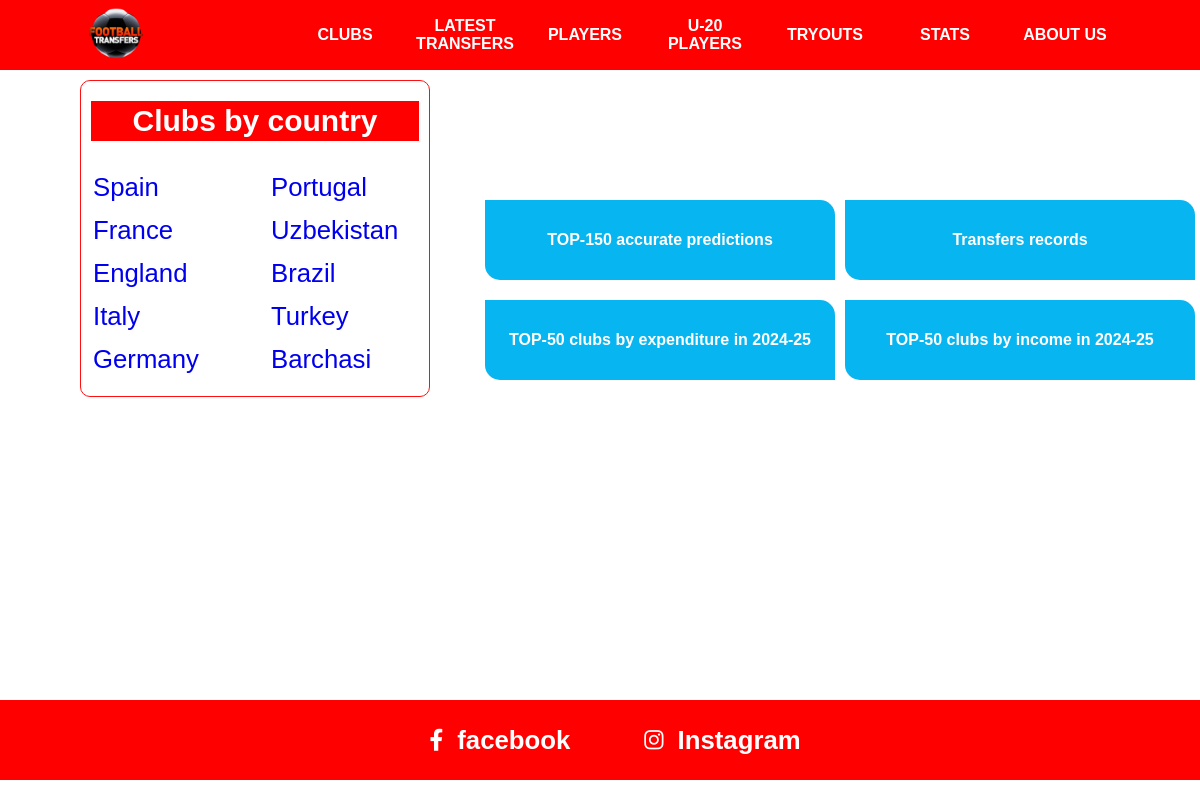
Screenshot of /stats/ with the database file from the repository.
### main/models.py (models this page shows, shortened)
class Country(models.Model):
    name = models.CharField(max_length=255)

### transfer/views.py (the view)
# urls.py: path('stats/', stats_view, name='stats'),
def stats_view(request):
    return render(request, 'stats.html')

### main/context_processors.py (called while the page is built)
def get_countries_context(request):
    countries = Country.objects.annotate(
        club_count=Count('club')
    ).order_by('-club_count')
    context = {
        'countries': countries
               }
    return context

### templates/stats.html
{% extends 'base.html' %}
{% block content %}
      <div class="content">
        <div class="stats">
          <div>
            <a href="{% url 'top150' %}"> TOP-150 accurate predictions</a>
          </div>
          <div>
            <a href="{% url 'transfer-record' %}">Transfers records</a>
          </div>
          <div>
            <a href="{% url 'top50-expend' %} "> TOP-50 clubs by expenditure in 2024-25 </a>
          </div>
          <div>
            <a href="{% url 'top50-income' %}"> TOP-50 clubs by income in 2024-25 </a>
          </div>
        </div>
      </div>
{% endblock %}

### templates/base.html (shortened to what this page needs)
<!DOCTYPE html>
{% load static %}
<html>
  <head>
    <link rel="stylesheet" type="text/css" media="screen" href="{% static 'css/main.css' %}"  />
    <link
      rel="stylesheet"
      href="https://cdnjs.cloudflare.com/ajax/libs/font-awesome/6.1.1/css/all.min.css"
    />
  </head>
  <body>
    <div class="container">
      <div class="navbar">
        <div class="icon">
          <a href="{% url 'home' %}">
            <img src="/static/img/12252568_173-removebg-preview.png" alt="" />
          </a>
        </div>
        <div class="links">
          <div><a href="/clubs/">CLUBS</a></div>
          <div><a href="/latest_transfers/">LATEST TRANSFERS</a></div>
          <div><a href="/players/">PLAYERS</a></div>
          <div><a href="/U_20_players/">U-20 PLAYERS</a></div>
          <div><a href="/tryouts/">TRYOUTS</a></div>
          <div><a href="/stats/">STATS</a></div>
          <div><a href="/about/">ABOUT US</a></div>
        </div>
      </div>
      <div class="country-clubs">
        <h2 id="title">Clubs by country</h2>
        <div class="country">
          <div>
            {% for country in countries|slice:":5" %}
              <h3><a href="{% url 'clubs' %}?country={{ country.id }}">{{ country.name }}</a> <br /></h3>
            {%  endfor %}
          </div>
          <div>
            {% for country in countries|slice:"5:" %}
              <h3><a href="{% url 'clubs' %}?country={{ country.id }}">{{ country.name }}</a> <br /></h3>
            {%  endfor %}
            <h3><a href="{% url 'clubs' %}">Barchasi</a> <br /></h3>
          </div>
        </div>
      </div>
        {% block content %}
        {%   endblock %}
        <div class="footer" style="margin-top: 200px;">
        <a href="https://www.facebook.com/topfootballtransfers/">
          <div>
            <i class="fa-brands fa-facebook-f"></i> &nbsp;
              <h3>facebook</h3>
          </div>
        </a>
        <a href="https://www.instagram.com/topfootballtransfers/">
          <div>
            <i class="fa-brands fa-instagram"></i> &nbsp;
            <h3>Instagram</h3>
          </div>
        </a>
      </div>
    </div>
  </body>
</html>

### static/css/main.css (style rules this page uses)
* { margin: 0; padding: 0; box-sizing: border-box; }
.container { width: 100% !important; display: inline-block; font-family: sans-serif; }
.container .navbar { width: 100%; background-color: red; display: flex; align-items: center; justify-content: space-around; position: fixed; z-index: 99; height: 70px !important; }
.container .navbar .icon { width: 100px; overflow: hidden; }
.container .navbar .icon img { width: 130%; margin-left: -14%; }
.container .navbar .links { z-index: 999; display: flex; }
.container .navbar .links div { width: 100px; text-align: center; display: flex; align-items: center; margin-right: 20px; }
.container .navbar .links div a { color: white; font-weight: 700; text-decoration: none; width: 100px !important; height: 45px; display: flex; align-items: center; justify-content: center; }
.country-clubs { width: 350px; border: 1px solid rgb(255, 16, 16); border-radius: 10px; position: fixed; top: 80px; left: 80px; padding: 10px 10px; padding-bottom: 10px; }
.country-clubs h2 { margin: 10px 0px; transition: all 0.3s ease; }
.country-clubs #title { font-size: 30px; background-color: red; color: white; text-align: center; line-height: 40px; }
.country-clubs .country { width: 100%; display: flex; flex-wrap: wrap; justify-content: space-between; font-size: 22px; margin-top: 20px; }
.country-clubs .country div { width: 150px; height: 100%; }
.country-clubs .country h3 { font-weight: 100 !important; margin: 10px 0px !important; width: 100%; padding: 2px 2px; transition: all 0.3s ease; }
.country-clubs .country h3 a { text-decoration: none; margin-top: 20px !important; }
.content { max-width: 800px; margin-left: 480px; margin-top: 200px; padding-bottom: 100px; }
.stats { width: 100%; display: flex; flex-wrap: wrap; justify-content: space-around; }
.stats div a { width: 350px; text-decoration: none; height: 80px; background-color: rgb(7, 182, 240); margin-bottom: 20px; transition: all 0.4s ease; border-radius: 0 15px; display: flex; align-items: center; justify-content: center; color: white; font-weight: bold; }
.footer { width: 100%; background-color: red; height: 80px; display: flex; align-items: center; justify-content: center; font-size: 22px; padding-left: 80px; }
.footer a { margin-right: 50px; color: white; text-decoration: none; word-spacing: 8px; padding: 4px 12px; border-radius: 5px; transition: all 0.3s ease; }
.footer a div { display: flex; align-items: center; }

### rows the page displays
Country: name "Spain"
Country: name "France"
Country: name "England"
Country: name "Italy"
Country: name "Germany"
Country: name "Portugal"
Country: name "Uzbekistan"
Country: name "Brazil"
Country: name "Turkey"
